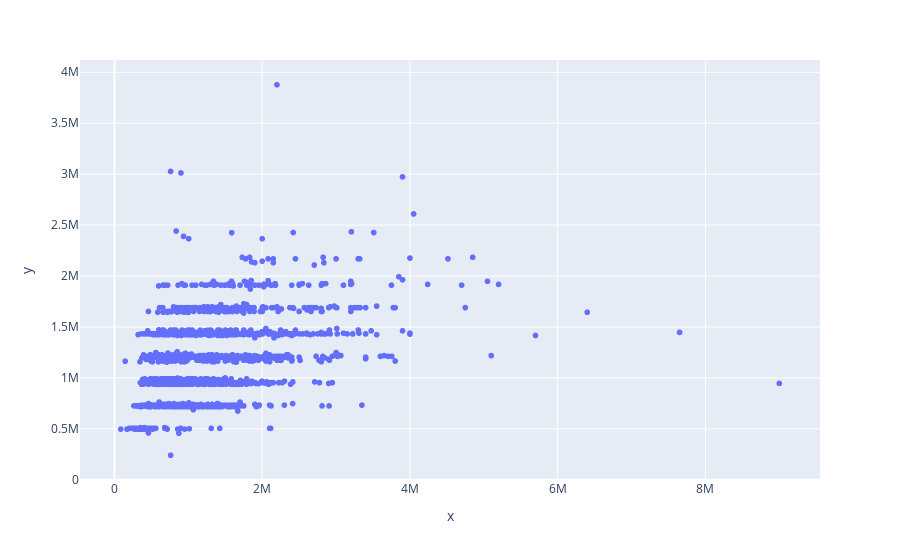

The notebook cell saved with this chart:
### Code cell
import plotly.express as px

fig = px.scatter(x=y_teste, y=y_regressao)
fig.show()

### Figure 1 — Plotly figure (JSON) as saved in the notebook; plotly's stock layout.template omitted (floating-point values rounded to 4 significant figures; data arrays with more than 128 entries replaced by an {"elided": "..."} marker saying what was removed)
{"data": [{"hovertemplate": "x=%{x}<br>y=%{y}<extra></extra>", "legendgroup": "", "marker": {"color": "#636efa", "symbol": "circle"}, "mode": "markers", "name": "", "showlegend": false, "type": "scattergl", "x": {"elided": "3380 int values"}, "xaxis": "x", "y": {"elided": "3380 float values"}, "yaxis": "y"}], "layout": {"legend": {"tracegroupgap": 0}, "margin": {"t": 60}, "xaxis": {"anchor": "y", "domain": [0, 1], "title": {"text": "x"}}, "yaxis": {"anchor": "x", "domain": [0, 1], "title": {"text": "y"}}}}
